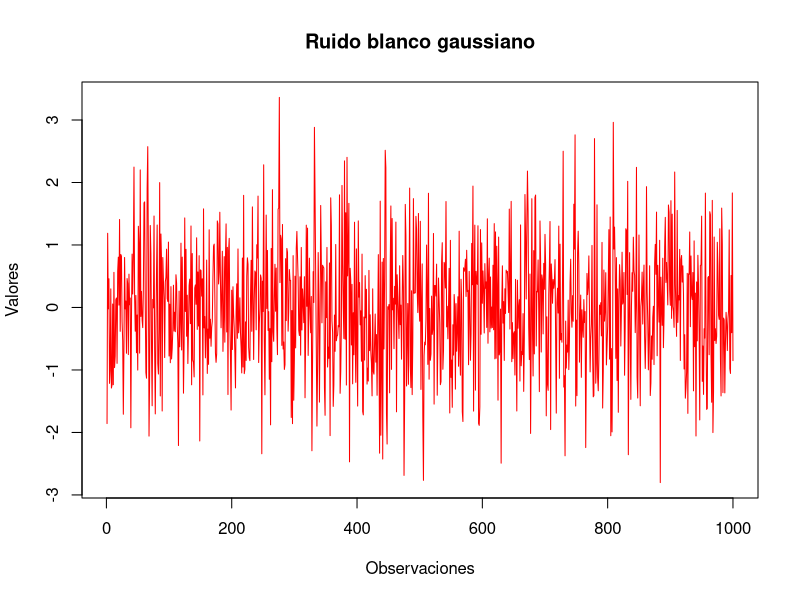
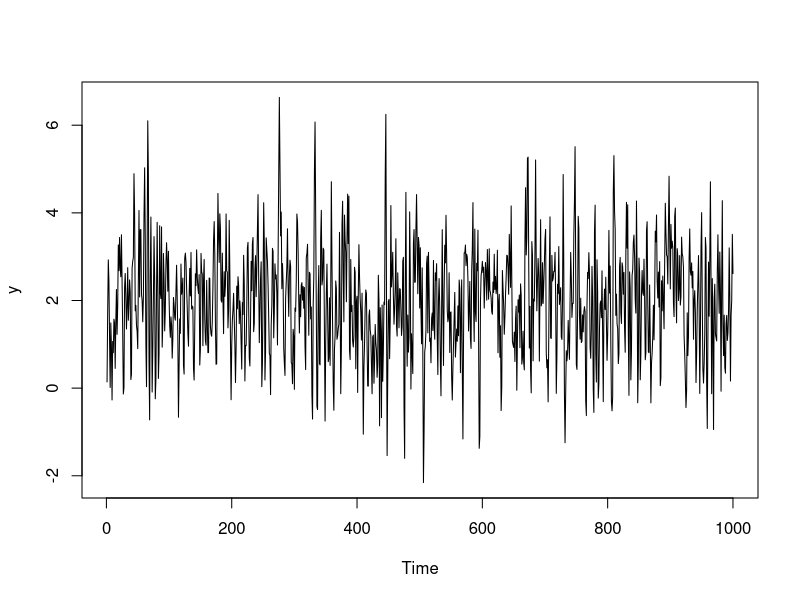
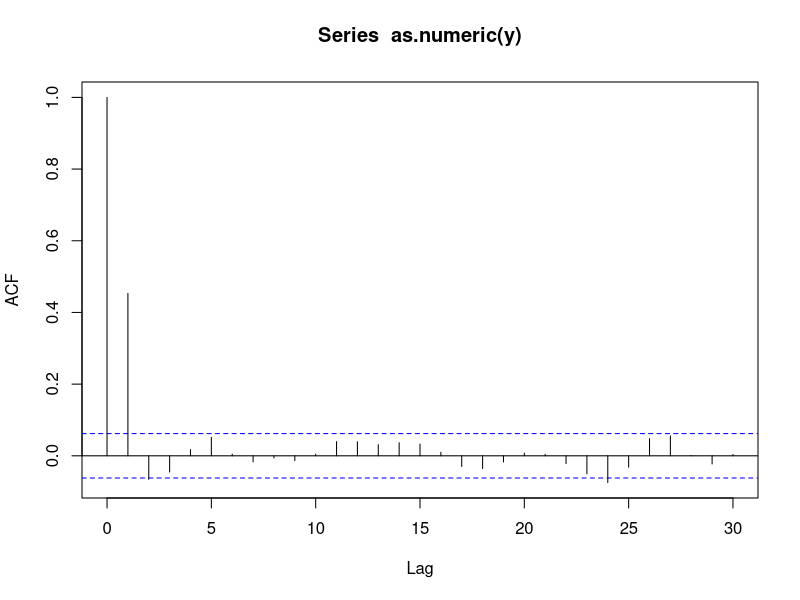
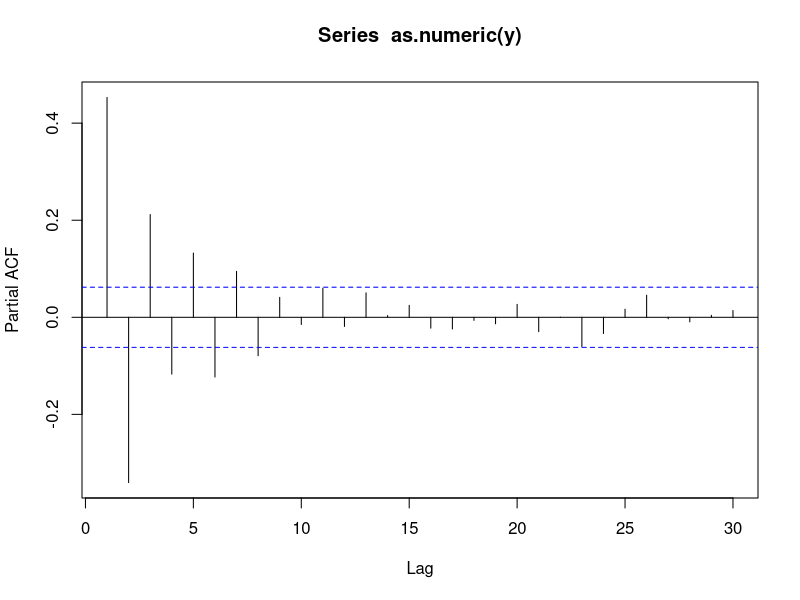
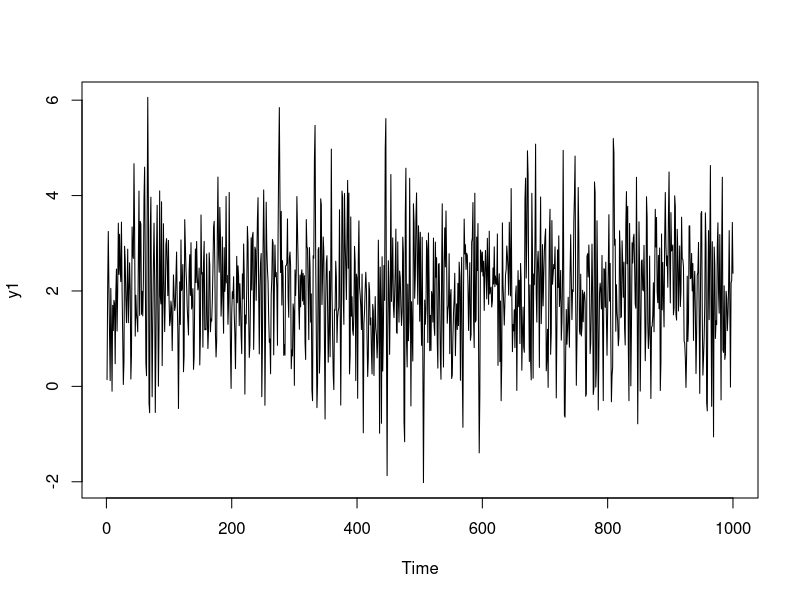
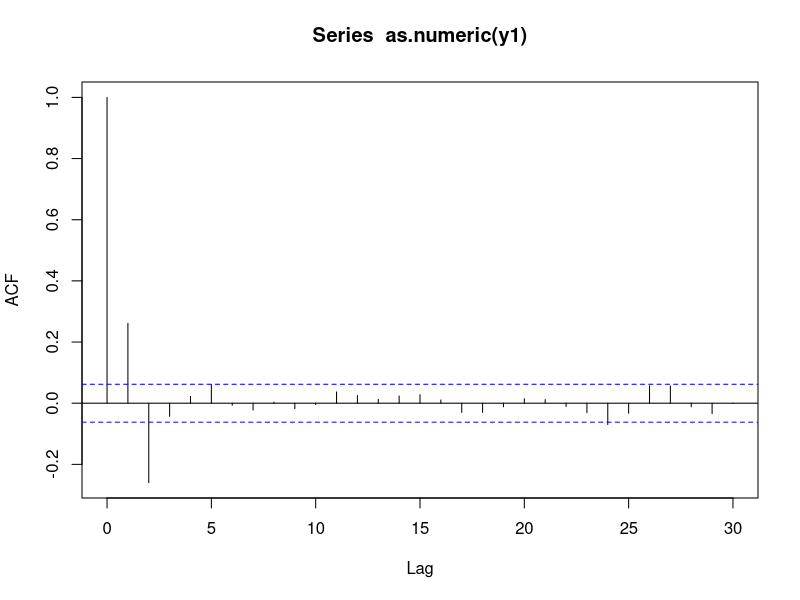
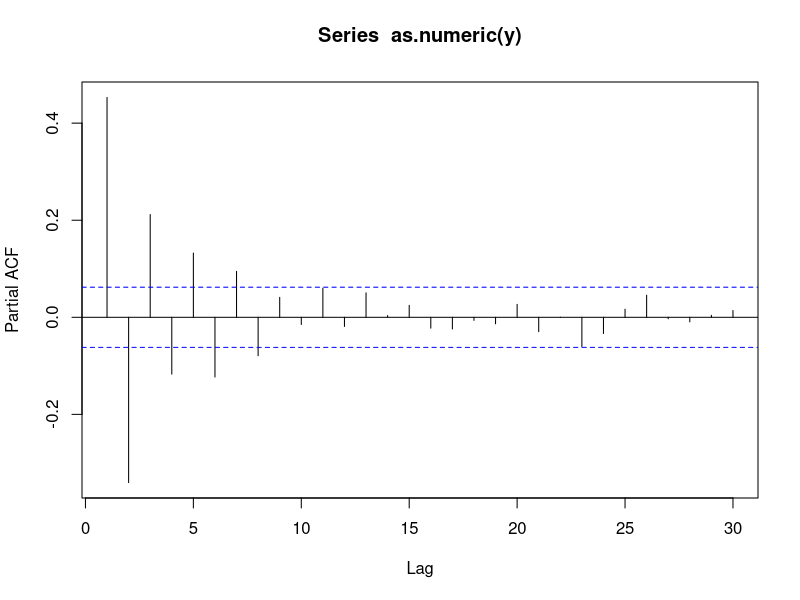

The R script that drew these images, in order:
## ---- chunk 1

knitr::opts_chunk$set(echo = TRUE)
## ---- chunk 2
ruido_blanco=rnorm(1000,0,1)
plot.ts(ruido_blanco,main='Ruido blanco gaussiano',col='red',xlab='Observaciones',ylab='Valores')
## ---- chunk 3
y=list()
y[1]=2+ruido_blanco[1]
for (i in 2:1000){
  y[i]=2+ruido_blanco[i]+(0.8)*ruido_blanco[i-1]
}
y=ts(y)
plot(y)
## ---- chunk 4
acf(as.numeric(y))
## ---- chunk 5
pacf(as.numeric(y))
## ---- chunk 6
y1=list()
y1[1]=2+ruido_blanco[1]
y1[2]=2+ruido_blanco[2]+(0.6*ruido_blanco[1])
for (i in 3:1000){
  y1[i]=2+ruido_blanco[i]+(0.6*ruido_blanco[i-1])-(0.3*ruido_blanco[i-2])
}
y1=ts(y1)
plot(y1)
## ---- chunk 7
acf(as.numeric(y1))
## ---- chunk 8
pacf(as.numeric(y))
